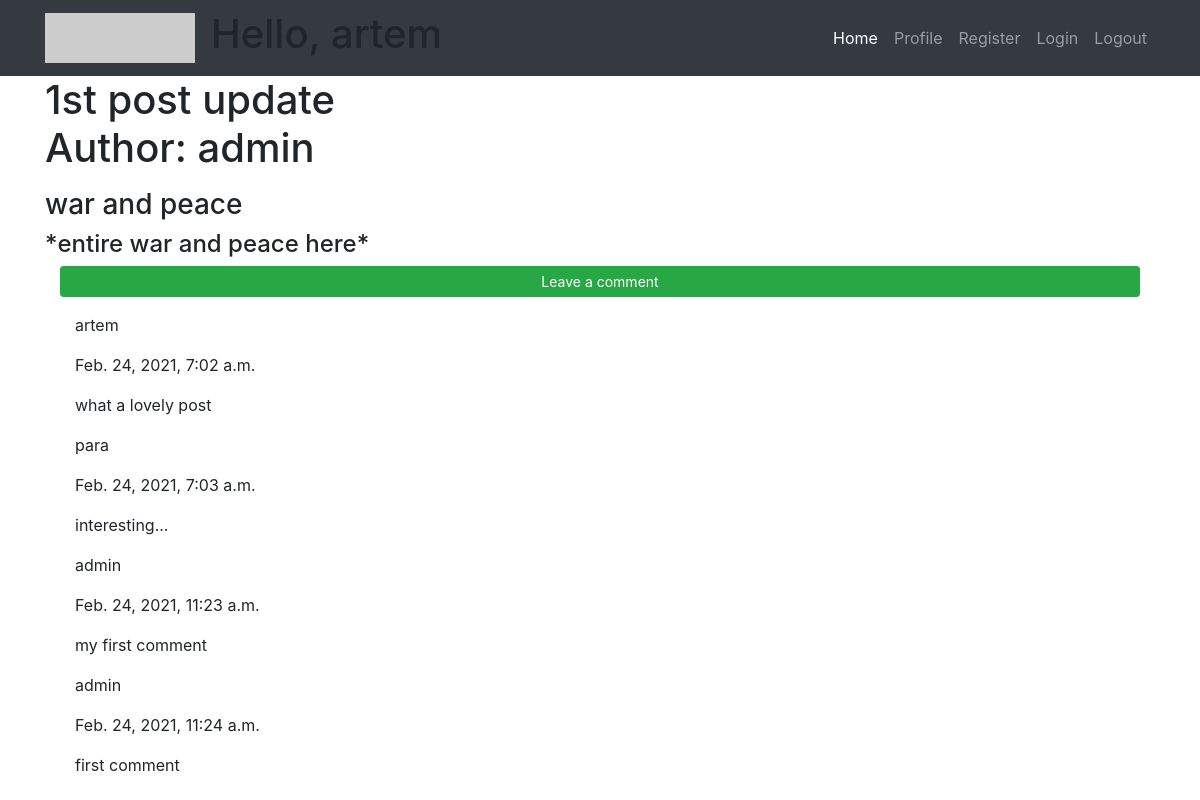
The app's page /blog/post/1 (signed in) with its own data.
### BlogApp/models.py (models this page shows, shortened)
class Post(models.Model):
    name = models.CharField(max_length=200, default='Untitled')
    creation_date = models.DateTimeField(auto_now_add=True, null=True)
    text = models.TextField()
    description = models.TextField(max_length=200)
    user = models.ForeignKey(Guest, on_delete=models.SET_NULL, null=True)

class Guest(models.Model):
    user = models.OneToOneField(User, null=True, blank=True, on_delete=models.CASCADE)
    name = models.CharField(max_length=200, null=True)  # should be unique
    date_created = models.DateTimeField(auto_now_add=True, null=True)
    email = models.EmailField(default='example@blog.com')  # can't change
    phone = models.IntegerField(blank=True, default=111111)
    profile_picture = models.ImageField(null=True, blank=True)
    skype = models.CharField(max_length=50, null=True, blank=True)
    def __str__(self):
        return self.name

class Comment(models.Model):
    author = models.ForeignKey(Guest, on_delete=models.CASCADE)
    text = models.TextField()
    publication_date = models.DateTimeField(auto_now_add=True, null=True)
    post = models.ForeignKey(Post, on_delete=models.CASCADE)

### BlogApp/views.py (the view)
# urls.py: path('post/<str:pk>', views.post_page, name='post'),
@login_required(login_url='login')
def post_page(request, pk):
    post = Post.objects.get(id=pk)
    comments = Comment.objects.filter(post=post)
    context = {'post': post, 'comments': comments}
    return render(request, 'Blog/post.html', context)

### templates/Blog/post.html
{% extends 'Blog/base.html' %}
{% block content %}
<h1><span>{{ post.name }} <p>Author: {{ post.user }}</p> </span></h1>
<h3>{{ post.description }}</h3>
<h4>{{ post.text }}</h4>
<div class="container">
    <p><a href="{% url 'Blog:create_comment' post.id requst.path %}" class="btn btn-sm btn-success"
        style="width: 100%">Leave a comment</a></p>
    {% for comment in comments %}
    <div class="container">
        <p>{{comment.author}}</p>
        <p>{{comment.publication_date}}</p>
        <p>{{comment.text}}</p>
    </div>
    {% endfor %}
</div>
{% endblock %}

### templates/Blog/base.html (shortened to what this page needs)
<!DOCTYPE html>
{% load static %}
<html lang="en">
<head>
        <link rel="stylesheet"
          href="https://stackpath.bootstrapcdn.com/bootstrap/4.3.1/css/bootstrap.min.css"
>
        <link rel="stylesheet"
              type="text/css"
              href="{% static 'css/main.css' %}">
</head>
<body>
<nav class="navbar navbar-expand-lg navbar-dark bg-dark static-top">
  <div class="container">
    <a class="navbar-brand" href="#">
          <img src="http://placehold.it/150x50?text=Logo" alt="">
        </a>
    <div class="collapse navbar-collapse" id="navbarResponsive">
        <h1>Hello, {{ request.user }} </h1>
      <ul class="navbar-nav ml-auto">
        <li class="nav-item active">
          <a class="nav-link" href="{% url 'Blog:home' %}">Home
              </a>
        </li>
        <li class="nav-item">
          <a class="nav-link" href="{% url 'Blog:profile' user %}">Profile</a>
        </li>
        <li class="nav-item">
          <a class="nav-link" href="{% url 'Blog:register' %}">Register</a>
        </li>
        <li class="nav-item">
          <a class="nav-link" href="{% url 'Blog:login' %}">Login</a>
        </li>
        <li class="nav-item">
          <a class="nav-link" href="{% url 'Blog:logout' %}">Logout</a>
        </li>
      </ul>
    </div>
  </div>
</nav>
<div class="container">
  {% block content %}
  {% endblock %}
</div>
</body>
</html>

### records on screen
Post: name "1st post update", user "admin", description "war and peace", text "*entire war and peace here*"
Comment: author "artem", publication_date "Feb. 24, 2021, 7:02 a.m.", text "what a lovely post"
Comment: author "para", publication_date "Feb. 24, 2021, 7:03 a.m.", text "interesting..."
Comment: author "admin", publication_date "Feb. 24, 2021, 11:23 a.m.", text "my first comment"
Comment: author "admin", publication_date "Feb. 24, 2021, 11:24 a.m.", text "first comment"

### other values on screen
{{ request.user }} "artem"
